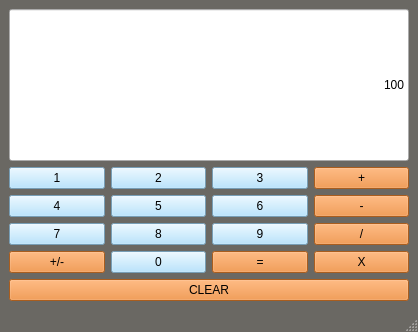
<?xml version="1.0" encoding="UTF-8"?>
<ui version="4.0">
 <class>MainWindow</class>
 <widget class="QMainWindow" name="MainWindow">
  <property name="geometry">
   <rect>
    <x>0</x>
    <y>0</y>
    <width>418</width>
    <height>332</height>
   </rect>
  </property>
  <property name="windowTitle">
   <string>MainWindow</string>
  </property>
  <property name="styleSheet">
   <string notr="true">QMainWindow{
	background-color: rgb(106, 104, 99);
}</string>
  </property>
  <widget class="QWidget" name="centralwidget">
   <property name="sizePolicy">
    <sizepolicy hsizetype="Expanding" vsizetype="Expanding">
     <horstretch>0</horstretch>
     <verstretch>0</verstretch>
    </sizepolicy>
   </property>
   <layout class="QGridLayout" name="gridLayout">
    <item row="0" column="0" colspan="4">
     <widget class="QLineEdit" name="Display">
      <property name="sizePolicy">
       <sizepolicy hsizetype="MinimumExpanding" vsizetype="MinimumExpanding">
        <horstretch>0</horstretch>
        <verstretch>0</verstretch>
       </sizepolicy>
      </property>
      <property name="styleSheet">
       <string notr="true">QPushButton{
	background-color: rgb(166, 221, 255);
	color: #000000;
}</string>
      </property>
      <property name="text">
       <string>100</string>
      </property>
      <property name="alignment">
       <set>Qt::AlignRight|Qt::AlignTrailing|Qt::AlignVCenter</set>
      </property>
      <property name="readOnly">
       <bool>true</bool>
      </property>
     </widget>
    </item>
    <item row="1" column="0">
     <widget class="QPushButton" name="button1">
      <property name="sizePolicy">
       <sizepolicy hsizetype="Preferred" vsizetype="Preferred">
        <horstretch>0</horstretch>
        <verstretch>0</verstretch>
       </sizepolicy>
      </property>
      <property name="styleSheet">
       <string notr="true">QPushButton{
	background-color: rgb(166, 221, 255);
	color: #000000;
}</string>
      </property>
      <property name="text">
       <string>1</string>
      </property>
     </widget>
    </item>
    <item row="1" column="1">
     <widget class="QPushButton" name="button2">
      <property name="sizePolicy">
       <sizepolicy hsizetype="Preferred" vsizetype="Preferred">
        <horstretch>0</horstretch>
        <verstretch>0</verstretch>
       </sizepolicy>
      </property>
      <property name="styleSheet">
       <string notr="true">QPushButton{
	background-color: rgb(166, 221, 255);
	color: #000000;
}</string>
      </property>
      <property name="text">
       <string>2</string>
      </property>
     </widget>
    </item>
    <item row="1" column="2">
     <widget class="QPushButton" name="button3">
      <property name="sizePolicy">
       <sizepolicy hsizetype="Preferred" vsizetype="Preferred">
        <horstretch>0</horstretch>
        <verstretch>0</verstretch>
       </sizepolicy>
      </property>
      <property name="styleSheet">
       <string notr="true">QPushButton{
	background-color: rgb(166, 221, 255);
	color: #000000;
}</string>
      </property>
      <property name="text">
       <string>3</string>
      </property>
     </widget>
    </item>
    <item row="1" column="3">
     <widget class="QPushButton" name="buttonadd">
      <property name="sizePolicy">
       <sizepolicy hsizetype="Preferred" vsizetype="Preferred">
        <horstretch>0</horstretch>
        <verstretch>0</verstretch>
       </sizepolicy>
      </property>
      <property name="styleSheet">
       <string notr="true">QPushButton{
	background-color: #EC822A;
	color: #000000;
}</string>
      </property>
      <property name="text">
       <string>+</string>
      </property>
     </widget>
    </item>
    <item row="2" column="0">
     <widget class="QPushButton" name="button4">
      <property name="sizePolicy">
       <sizepolicy hsizetype="Preferred" vsizetype="Preferred">
        <horstretch>0</horstretch>
        <verstretch>0</verstretch>
       </sizepolicy>
      </property>
      <property name="styleSheet">
       <string notr="true">QPushButton{
	background-color: rgb(166, 221, 255);
	color: #000000;
}</string>
      </property>
      <property name="text">
       <string>4</string>
      </property>
     </widget>
    </item>
    <item row="2" column="1">
     <widget class="QPushButton" name="button5">
      <property name="sizePolicy">
       <sizepolicy hsizetype="Preferred" vsizetype="Preferred">
        <horstretch>0</horstretch>
        <verstretch>0</verstretch>
       </sizepolicy>
      </property>
      <property name="styleSheet">
       <string notr="true">QPushButton{
	background-color: rgb(166, 221, 255);
	color: #000000;
}</string>
      </property>
      <property name="text">
       <string>5</string>
      </property>
     </widget>
    </item>
    <item row="2" column="2">
     <widget class="QPushButton" name="button6">
      <property name="sizePolicy">
       <sizepolicy hsizetype="Preferred" vsizetype="Preferred">
        <horstretch>0</horstretch>
        <verstretch>0</verstretch>
       </sizepolicy>
      </property>
      <property name="styleSheet">
       <string notr="true">QPushButton{
	background-color: rgb(166, 221, 255);
	color: #000000;
}</string>
      </property>
      <property name="text">
       <string>6</string>
      </property>
     </widget>
    </item>
    <item row="2" column="3">
     <widget class="QPushButton" name="buttonsub">
      <property name="sizePolicy">
       <sizepolicy hsizetype="Preferred" vsizetype="Preferred">
        <horstretch>0</horstretch>
        <verstretch>0</verstretch>
       </sizepolicy>
      </property>
      <property name="styleSheet">
       <string notr="true">QPushButton{
	background-color: #EC822A;
	color: #000000;
}</string>
      </property>
      <property name="text">
       <string>-</string>
      </property>
     </widget>
    </item>
    <item row="3" column="0">
     <widget class="QPushButton" name="button7">
      <property name="sizePolicy">
       <sizepolicy hsizetype="Preferred" vsizetype="Preferred">
        <horstretch>0</horstretch>
        <verstretch>0</verstretch>
       </sizepolicy>
      </property>
      <property name="styleSheet">
       <string notr="true">QPushButton{
	background-color: rgb(166, 221, 255);
	color: #000000;
}</string>
      </property>
      <property name="text">
       <string>7</string>
      </property>
     </widget>
    </item>
    <item row="3" column="1">
     <widget class="QPushButton" name="button8">
      <property name="sizePolicy">
       <sizepolicy hsizetype="Preferred" vsizetype="Preferred">
        <horstretch>0</horstretch>
        <verstretch>0</verstretch>
       </sizepolicy>
      </property>
      <property name="styleSheet">
       <string notr="true">QPushButton{
	background-color: rgb(166, 221, 255);
	color: #000000;
}</string>
      </property>
      <property name="text">
       <string>8</string>
      </property>
     </widget>
    </item>
    <item row="3" column="2">
     <widget class="QPushButton" name="button9">
      <property name="sizePolicy">
       <sizepolicy hsizetype="Preferred" vsizetype="Preferred">
        <horstretch>0</horstretch>
        <verstretch>0</verstretch>
       </sizepolicy>
      </property>
      <property name="styleSheet">
       <string notr="true">QPushButton{
	background-color: rgb(166, 221, 255);
	color: #000000;
}</string>
      </property>
      <property name="text">
       <string>9</string>
      </property>
     </widget>
    </item>
    <item row="3" column="3">
     <widget class="QPushButton" name="buttondivide">
      <property name="sizePolicy">
       <sizepolicy hsizetype="Preferred" vsizetype="Preferred">
        <horstretch>0</horstretch>
        <verstretch>0</verstretch>
       </sizepolicy>
      </property>
      <property name="styleSheet">
       <string notr="true">QPushButton{
	background-color: #EC822A;
	color: #000000;
}</string>
      </property>
      <property name="text">
       <string>/</string>
      </property>
     </widget>
    </item>
    <item row="4" column="0">
     <widget class="QPushButton" name="buttonsigns">
      <property name="sizePolicy">
       <sizepolicy hsizetype="Preferred" vsizetype="Preferred">
        <horstretch>0</horstretch>
        <verstretch>0</verstretch>
       </sizepolicy>
      </property>
      <property name="styleSheet">
       <string notr="true">QPushButton{
	background-color: #EC822A;
	color: #000000;
}</string>
      </property>
      <property name="text">
       <string>+/-</string>
      </property>
     </widget>
    </item>
    <item row="4" column="1">
     <widget class="QPushButton" name="button0">
      <property name="sizePolicy">
       <sizepolicy hsizetype="Preferred" vsizetype="Preferred">
        <horstretch>0</horstretch>
        <verstretch>0</verstretch>
       </sizepolicy>
      </property>
      <property name="styleSheet">
       <string notr="true">QPushButton{
	background-color: rgb(166, 221, 255);
	color: #000000;
}</string>
      </property>
      <property name="text">
       <string>0</string>
      </property>
     </widget>
    </item>
    <item row="4" column="2">
     <widget class="QPushButton" name="buttonequals">
      <property name="sizePolicy">
       <sizepolicy hsizetype="Preferred" vsizetype="Preferred">
        <horstretch>0</horstretch>
        <verstretch>0</verstretch>
       </sizepolicy>
      </property>
      <property name="styleSheet">
       <string notr="true">QPushButton{
	background-color: #EC822A;
	color: #000000;
}</string>
      </property>
      <property name="text">
       <string>=</string>
      </property>
     </widget>
    </item>
    <item row="4" column="3">
     <widget class="QPushButton" name="buttonmultiply">
      <property name="sizePolicy">
       <sizepolicy hsizetype="Preferred" vsizetype="Preferred">
        <horstretch>0</horstretch>
        <verstretch>0</verstretch>
       </sizepolicy>
      </property>
      <property name="styleSheet">
       <string notr="true">QPushButton{
	background-color: #EC822A;
	color: #000000;
}</string>
      </property>
      <property name="text">
       <string>X</string>
      </property>
     </widget>
    </item>
    <item row="5" column="0" colspan="4">
     <widget class="QPushButton" name="buttonClear">
      <property name="sizePolicy">
       <sizepolicy hsizetype="Preferred" vsizetype="Preferred">
        <horstretch>0</horstretch>
        <verstretch>0</verstretch>
       </sizepolicy>
      </property>
      <property name="styleSheet">
       <string notr="true">QPushButton{
	background-color: #EC822A;
	color: #000000;
}</string>
      </property>
      <property name="text">
       <string>CLEAR</string>
      </property>
     </widget>
    </item>
   </layout>
  </widget>
  <widget class="QMenuBar" name="menubar">
   <property name="geometry">
    <rect>
     <x>0</x>
     <y>0</y>
     <width>418</width>
     <height>21</height>
    </rect>
   </property>
  </widget>
  <widget class="QStatusBar" name="statusbar"/>
 </widget>
 <resources/>
 <connections/>
</ui>
